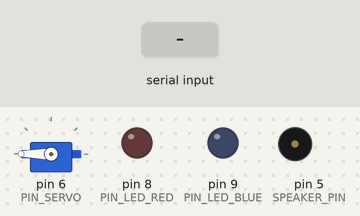
This sketch was run on a simulated Arduino Uno, built with avr-gcc and run on an emulated ATmega328P. On the bench: servo, output pins drawn as LEDs (lit = HIGH), buzzer (waves = sounding). Inputs (shaded band) come from the test bench.

Above: at 1.2 s.
1.3 s: "1" received over Serial
At 2.5 s:
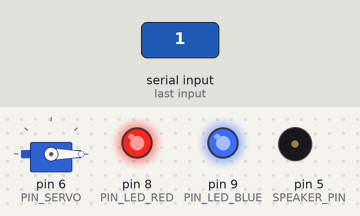
2.8 s: "0" received over Serial
At 3.8 s:
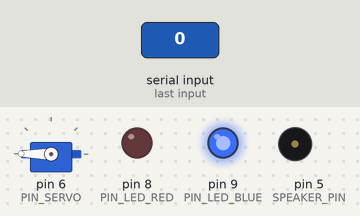
4.3 s: "1" received over Serial
At 5.1 s:
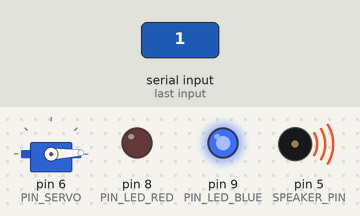
Timing chart, 0 to 7.3 s (numbered marks = the images above; inputs shaded):
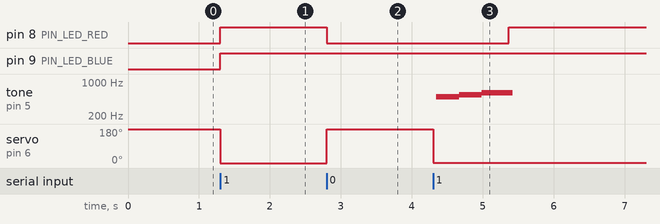

Measured:
- after the input at 1.3 s, pin 8 (PIN_LED_RED), pin 9 (PIN_LED_BLUE): LOW → HIGH at once; servo on pin 6 (PIN_SERVO): 180° → 0° at once
- after the input at 2.8 s, pin 8 (PIN_LED_RED): HIGH → LOW at once; servo on pin 6 (PIN_SERVO): 0° → 180° at once
- after the input at 4.3 s, pin 8 (PIN_LED_RED): LOW → HIGH after 1.1 s; tone on pin 5 (SPEAKER_PIN): silent → 495 Hz after 0.05 s, → 545 Hz 0.32 s later, → 600 Hz 0.32 s later, → silent 0.44 s later; servo on pin 6 (PIN_SERVO): 180° → 2° at once

The sketch:

R2D2_II.ino
```cpp
/*
 *
 *
 *
 * R2D2 ARDUINO: CODE FOR ARDUINO UNO II
 * LEDS ETC
 *
 *
 *
 */

  //LIBRARIES
  #include "musical_notes.h"
  #include <Servo.h>

  //COMMUNICATION PINS
  #define RX 1
  #define TX 0

  //LED PINS
  #define PIN_LED_BLUE 9
  #define PIN_LED_RED 8

  //SERVO PIN
  #define PIN_SERVO 6

  //BUTTON PIN
  #define PIN_BUTTON 3

  //CONSTANTS
  #define ASCII_0 48
  #define ASCII_1 49
  #define NULL_VALUE 0

  // VARIABLES
  int SPEAKER_PIN = 5;
  int incomingByte = 0;
  int redLedState, blueLedState;
  int systemState = 0;
  int counter = 0;
  boolean firstTime = false;

  //OBJECTS
  // Declaramos la variable para controlar el servo
  Servo servoMotor;

  void setup() {

    Serial.begin(9600);

    pinMode(RX, INPUT);
    pinMode(TX, OUTPUT);

    servoMotor.attach(PIN_SERVO);

    pinMode(SPEAKER_PIN, OUTPUT);
    pinMode(PIN_LED_BLUE, OUTPUT);
    pinMode(PIN_LED_RED, OUTPUT);
    pinMode(PIN_BUTTON, INPUT);

    redLedState = LOW;
    blueLedState = LOW;
    servoMotor.write(180);
  }

  void loop() {

    if (Serial.available() > NULL_VALUE) {
        // read the incoming byte:
        incomingByte = Serial.read();

        // say what you got:
        if (incomingByte == ASCII_0){
          redLedState = LOW;
          servoMotor.write(180);
          firstTime = true;

        }
        else if (incomingByte == ASCII_1){
          redLedState = HIGH;
          servoMotor.write(counter);
          counter+=2;

          if (counter >= 180){

            counter = 0;
          }

          if (firstTime){
            //r2D2 song to play::
            uhoh();

            firstTime = false;
           }
        }
        else{
          redLedState = LOW;

        }
        //servoMotor.write(180);
        blueLedState = HIGH;

        //Serial1.print("I received: ");
        //Serial1.println(incomingByte, DEC);
    }

    digitalWrite(PIN_LED_BLUE, blueLedState);
    digitalWrite(PIN_LED_RED, redLedState);


      //delay(1000);


  }


  /////////////////////////////////////////////////////////////////////////////////////////////////////////////
  //                                                                                                         //
  //                                                                                                         //
  //                                         R2-D2 AUDIO FUNCTIONS                                           //
  //                                                                                                         //
  //                                                                                                         //
  /////////////////////////////////////////////////////////////////////////////////////////////////////////////


  void beep (int SPEAKER_PIN, float noteFrequency, long noteDuration)
  {
    int x;
    // Convert the frequency to microseconds
    float microsecondsPerWave = 1000000/noteFrequency;

    // Calculate how many HIGH/LOW cycles there are per millisecond
    float millisecondsPerCycle = 1000/(microsecondsPerWave * 2);

    // Multiply noteDuration * number or cycles per millisecond
    float loopTime = noteDuration * millisecondsPerCycle;

    // Play the note for the calculated loopTime.
    for (x=0;x<loopTime;x++)
            {
                digitalWrite(SPEAKER_PIN,HIGH);
                delayMicroseconds(microsecondsPerWave);
                digitalWrite(SPEAKER_PIN,LOW);
                delayMicroseconds(microsecondsPerWave);
            }
  }


  void laugh2() {
            beep(SPEAKER_PIN, note_C6,200); //C
            beep(SPEAKER_PIN, note_E6,200); //E
            beep(SPEAKER_PIN, note_G6,200); //G
            beep(SPEAKER_PIN, note_C7,200); //C
            beep(SPEAKER_PIN, note_C6,200); //C

            beep(SPEAKER_PIN, note_C6,200); //C
            beep(SPEAKER_PIN, note_E6,200); //E
            beep(SPEAKER_PIN, note_G6,200); //G
            beep(SPEAKER_PIN, note_C7,200); //C
            beep(SPEAKER_PIN, note_C6,200); //C

            beep(SPEAKER_PIN, note_C6,50); //C

            beep(SPEAKER_PIN, note_C6,50); //C

            beep(SPEAKER_PIN, note_C6,50); //C

            beep(SPEAKER_PIN, note_C6,50); //C

            beep(SPEAKER_PIN, note_C6,50); //C

            beep(SPEAKER_PIN, note_C6,50); //C

            beep(SPEAKER_PIN, note_C6,50); //C


  }

  void squeak() {
    for (int i=100; i<5000; i=i*1.45) {
      beep(SPEAKER_PIN,i,60);
    }

    for (int i=100; i<6000; i=i*1.5) {
      beep(SPEAKER_PIN,i,20);
    }
  }

  void waka() {
    for (int i=1000; i<3000; i=i*1.05) {
      beep(SPEAKER_PIN,i,10);
    }

    for (int i=2000; i>1000; i=i*.95) {
      beep(SPEAKER_PIN,i,10);
    }
      for (int i=1000; i<3000; i=i*1.05) {
      beep(SPEAKER_PIN,i,10);
    }

    for (int i=2000; i>1000; i=i*.95) {
      beep(SPEAKER_PIN,i,10);
    }
      for (int i=1000; i<3000; i=i*1.05) {
      beep(SPEAKER_PIN,i,10);
    }

    for (int i=2000; i>1000; i=i*.95) {
      beep(SPEAKER_PIN,i,10);
    }
      for (int i=1000; i<3000; i=i*1.05) {
      beep(SPEAKER_PIN,i,10);
    }

    for (int i=2000; i>1000; i=i*.95) {
      beep(SPEAKER_PIN,i,10);
    }
  }

  void catcall() {
    for (int i=1000; i<5000; i=i*1.05) {
      beep(SPEAKER_PIN,i,10);
    }


    for (int i=1000; i<3000; i=i*1.03) {
      beep(SPEAKER_PIN,i,10);
    }
    for (int i=3000; i>1000; i=i*.97) {
      beep(SPEAKER_PIN,i,10);
    }
  }

  void ohhh() {
    for (int i=1000; i<2000; i=i*1.02) {
      beep(SPEAKER_PIN,i,10);
    }
    for (int i=2000; i>1000; i=i*.98) {
      beep(SPEAKER_PIN,i,10);
    }
  }

  void uhoh() {
    for (int i=1000; i<1244; i=i*1.01) {
      beep(SPEAKER_PIN,i,30);
    }

    for (int i=1244; i>1108; i=i*.99) {
      beep(SPEAKER_PIN,i,30);
    }
  }

  void laugh() {
    for (int i=1000; i<2000; i=i*1.10) {
      beep(SPEAKER_PIN,i,10);
    }

    for (int i=1000; i>500; i=i*.90) {
      beep(SPEAKER_PIN,i,10);
    }

    for (int i=1000; i<2000; i=i*1.10) {
      beep(SPEAKER_PIN,i,10);
    }

    for (int i=1000; i>500; i=i*.90) {
      beep(SPEAKER_PIN,i,10);
    }

      for (int i=1000; i<2000; i=i*1.10) {
      beep(SPEAKER_PIN,i,10);
    }

    for (int i=1000; i>500; i=i*.90) {
      beep(SPEAKER_PIN,i,10);
    }

      for (int i=1000; i<2000; i=i*1.10) {
      beep(SPEAKER_PIN,i,10);
    }

    for (int i=1000; i>500; i=i*.90) {
      beep(SPEAKER_PIN,i,10);
    }

  }
```

musical_notes.h
```cpp
/*
 *
 *
 *  R2-D2
 *
 *
 *
 */


#define   note_C0  16.35       //C0
#define   note_Db0  17.32      //C#0/Db0
#define   note_D0  18.35       //D0
#define   note_Eb0  19.45      //D#0/Eb0
#define   note_E0  20.6        //E0
#define   note_F0  21.83       //F0
#define   note_Gb0  23.12      //F#0/Gb0
#define   note_G0  24.5        //G0
#define   note_Ab0  25.96      //G#0/Ab0
#define   note_A0  27.5        //A0
#define   note_Bb0  29.14      //A#0/Bb0
#define   note_B0  30.87       //B0
#define   note_C1  32.7        //C1
#define   note_Db1  34.65      //C#1/Db1
#define   note_D1  36.71       //D1
#define   note_Eb1  38.89      //D#1/Eb1
#define   note_E1  41.2        //E1
#define   note_F1  43.65       //F1
#define   note_Gb1  46.25      //F#1/Gb1
#define   note_G1  49          //G1
#define   note_Ab1  51.91      //G#1/Ab1
#define   note_A1  55          //A1
#define   note_Bb1  58.27      //A#1/Bb1
#define   note_B1  61.74       //B1
#define   note_C2  65.41       //C2 (Middle C)
#define   note_Db2  69.3       //C#2/Db2
#define   note_D2  73.42       //D2
#define   note_Eb2  77.78      //D#2/Eb2
#define   note_E2  82.41       //E2
#define   note_F2  87.31       //F2
#define   note_Gb2  92.5       //F#2/Gb2
#define   note_G2  98          //G2
#define   note_Ab2  103.83     //G#2/Ab2
#define   note_A2  110         //A2
#define   note_Bb2  116.54     //A#2/Bb2
#define   note_B2  123.47      //B2
#define   note_C3  130.81      //C3
#define   note_Db3  138.59     //C#3/Db3
#define   note_D3  146.83      //D3
#define   note_Eb3  155.56     //D#3/Eb3
#define   note_E3  164.81      //E3
#define   note_F3  174.61      //F3
#define   note_Gb3  185        //F#3/Gb3
#define   note_G3  196         //G3
#define   note_Ab3  207.65     //G#3/Ab3
#define   note_A3  220         //A3
#define   note_Bb3  233.08     //A#3/Bb3
#define   note_B3  246.94      //B3
#define   note_C4  261.63      //C4
#define   note_Db4  277.18     //C#4/Db4
#define   note_D4  293.66      //D4
#define   note_Eb4  311.13     //D#4/Eb4
#define   note_E4  329.63      //E4
#define   note_F4  349.23      //F4
#define   note_Gb4  369.99     //F#4/Gb4
#define   note_G4  392         //G4
#define   note_Ab4  415.3      //G#4/Ab4
#define   note_A4  440         //A4
#define   note_Bb4  466.16     //A#4/Bb4
#define   note_B4  493.88      //B4
#define   note_C5  523.25      //C5
#define   note_Db5  554.37     //C#5/Db5
#define   note_D5  587.33      //D5
#define   note_Eb5  622.25     //D#5/Eb5
#define   note_E5  659.26      //E5
#define   note_F5  698.46      //F5
#define   note_Gb5  739.99     //F#5/Gb5
#define   note_G5  783.99      //G5
#define   note_Ab5  830.61     //G#5/Ab5
#define   note_A5  880         //A5
#define   note_Bb5  932.33     //A#5/Bb5
#define   note_B5  987.77      //B5
#define   note_C6  1046.5      //C6
#define   note_Db6  1108.73    //C#6/Db6
#define   note_D6  1174.66     //D6
#define   note_Eb6  1244.51    //D#6/Eb6
#define   note_E6  1318.51     //E6
#define   note_F6  1396.91     //F6
#define   note_Gb6  1479.98    //F#6/Gb6
#define   note_G6  1567.98     //G6
#define   note_Ab6  1661.22    //G#6/Ab6
#define   note_A6  1760        //A6
#define   note_Bb6  1864.66    //A#6/Bb6
#define   note_B6  1975.53     //B6
#define   note_C7  2093        //C7
#define   note_Db7  2217.46    //C#7/Db7
#define   note_D7  2349.32     //D7
#define   note_Eb7  2489.02    //D#7/Eb7
#define   note_E7  2637.02     //E7
#define   note_F7  2793.83     //F7
#define   note_Gb7  2959.96    //F#7/Gb7
#define   note_G7  3135.96     //G7
#define   note_Ab7  3322.44    //G#7/Ab7
#define   note_A7  3520        //A7
#define   note_Bb7  3729.31    //A#7/Bb7
#define   note_B7  3951.07     //B7
#define   note_C8  4186.01     //C8
#define   note_Db8  4434.92    //C#8/Db8
#define   note_D8  4698.64     //D8
#define   note_Eb8  4978.03    //D#8/Eb8
```
